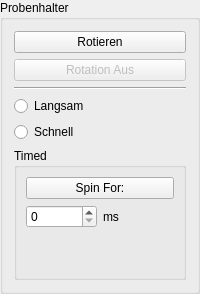
              <widget class="QGroupBox" name="groupBox_5">
               <property name="title">
                <string>Probenhalter</string>
               </property>
               <layout class="QVBoxLayout" name="verticalLayout_14">
                <item>
                 <widget class="QPushButton" name="pushButtonSampleRotation">
                  <property name="accessibleName">
                   <string>O_RotationOnOff|1</string>
                  </property>
                  <property name="text">
                   <string>Rotieren</string>
                  </property>
                 </widget>
                </item>
                <item>
                 <widget class="QPushButton" name="pushButtonSampleRotationOff">
                  <property name="enabled">
                   <bool>false</bool>
                  </property>
                  <property name="accessibleName">
                   <string>O_RotationOnOff|0</string>
                  </property>
                  <property name="text">
                   <string>Rotation Aus</string>
                  </property>
                 </widget>
                </item>
                <item>
                 <widget class="Line" name="line_16">
                  <property name="orientation">
                   <enum>Qt::Horizontal</enum>
                  </property>
                 </widget>
                </item>
                <item>
                 <widget class="QRadioButton" name="radioButtonRotationSlow">
                  <property name="accessibleName">
                   <string>O_RotationFastSlow|0</string>
                  </property>
                  <property name="text">
                   <string>Langsam</string>
                  </property>
                 </widget>
                </item>
                <item>
                 <widget class="QRadioButton" name="radioButtonRotationFast">
                  <property name="accessibleName">
                   <string>O_RotationFastSlow|1</string>
                  </property>
                  <property name="text">
                   <string>Schnell</string>
                  </property>
                 </widget>
                </item>
                <item>
                 <widget class="QGroupBox" name="groupBox_29">
                  <property name="title">
                   <string>Timed</string>
                  </property>
                  <layout class="QVBoxLayout" name="verticalLayout_29">
                   <item>
                    <widget class="QPushButton" name="pushButtonSampleRotationSpinTimed">
                     <property name="text">
                      <string>Spin For:</string>
                     </property>
                    </widget>
                   </item>
                   <item>
                    <layout class="QHBoxLayout" name="horizontalLayout_56">
                     <item>
                      <widget class="QSpinBox" name="spinBoxSampleRotationSpinTimed">
                       <property name="maximum">
                        <number>999999</number>
                       </property>
                      </widget>
                     </item>
                     <item>
                      <widget class="QLabel" name="label_45">
                       <property name="text">
                        <string>ms</string>
                       </property>
                      </widget>
                     </item>
                    </layout>
                   </item>
                   <item>
                    <spacer name="verticalSpacer_12">
                     <property name="orientation">
                      <enum>Qt::Vertical</enum>
                     </property>
                     <property name="sizeHint" stdset="0">
                      <size>
                       <width>20</width>
                       <height>40</height>
                      </size>
                     </property>
                    </spacer>
                   </item>
                  </layout>
                 </widget>
                </item>
               </layout>
               <zorder>radioButtonRotationFast</zorder>
               <zorder>radioButtonRotationSlow</zorder>
               <zorder>line_16</zorder>
               <zorder>pushButtonSampleRotation</zorder>
               <zorder>pushButtonSampleRotationOff</zorder>
               <zorder>groupBox_29</zorder>
              </widget>
